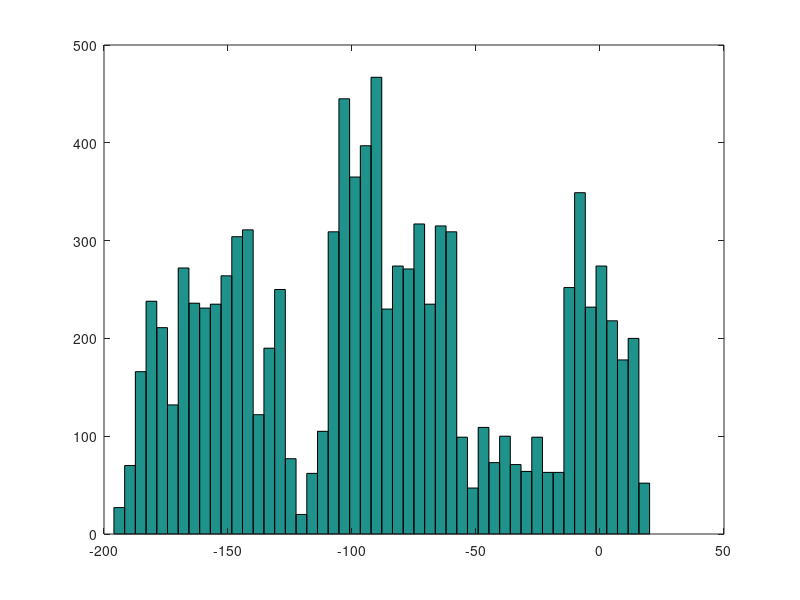

Reproduce this figure in MATLAB.
% brown.m

x=zeros(10000,1);
for n=2:10000
    if rand<0.5
    x(n)=x(n-1)-1;
    else
    x(n)=x(n-1)+1;
    end
end
figure;
hist(x,50);
